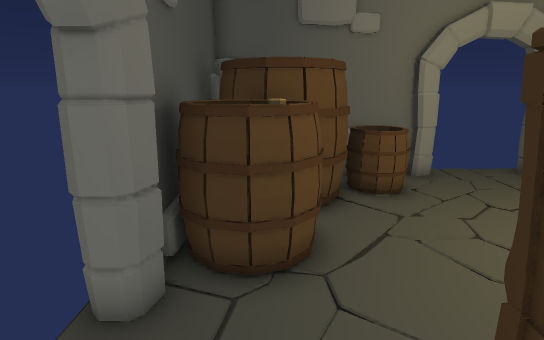
View 1 (above)

12 first-person views from a walk through a Unity game level. The camera is 1.5 m above the floor, tilts 14° down and sees 80° across. The floor is counted in squares, 0.5 m on a side. Each view is taken from the middle of a square. On the plan, view 1 faces up. The plan holds only what a view shows up to about 20 squares ahead; the rest is blank. Some surface patterns are stand-ins.

View 2
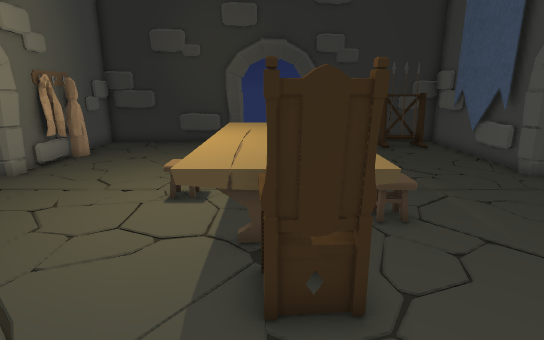

View 3
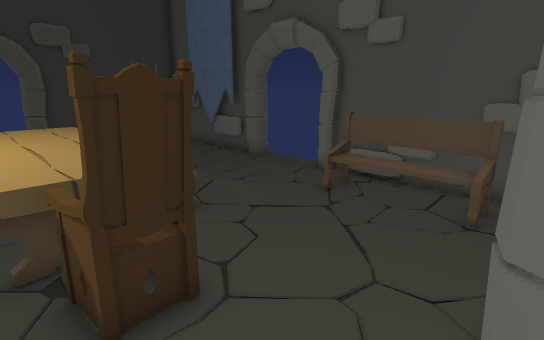

View 4
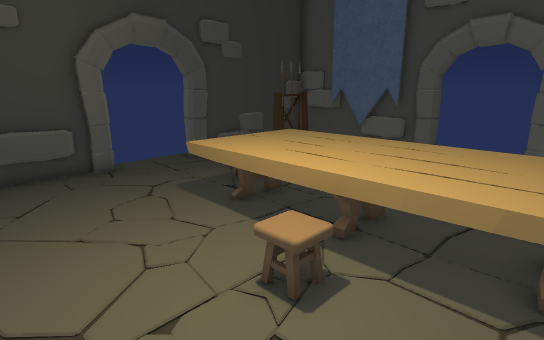

View 5
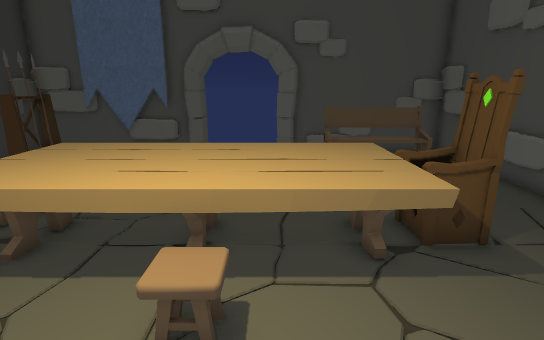

View 6
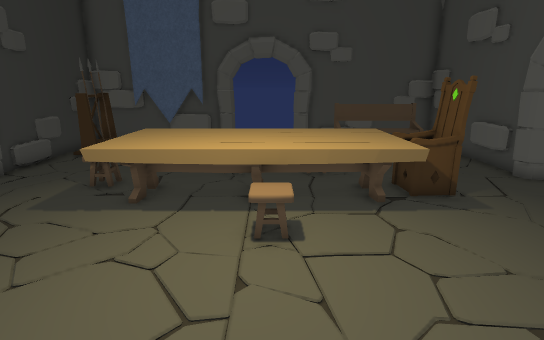

View 7
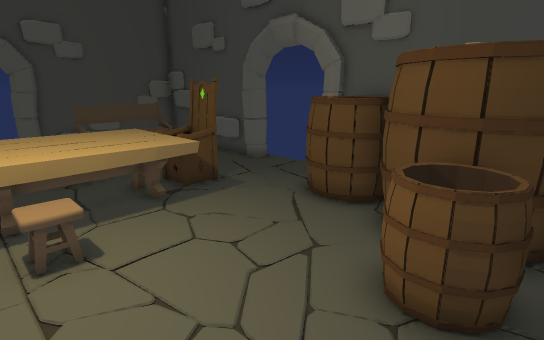

View 8
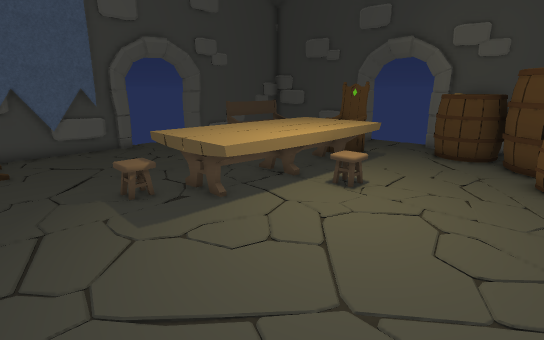

View 9
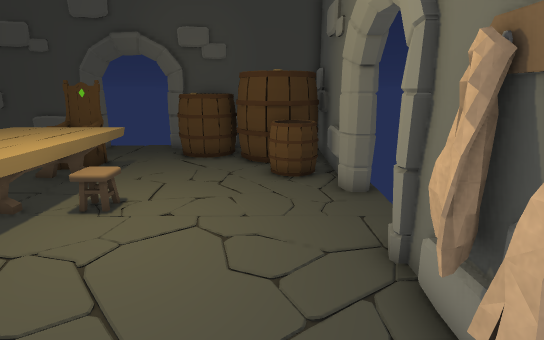

View 10
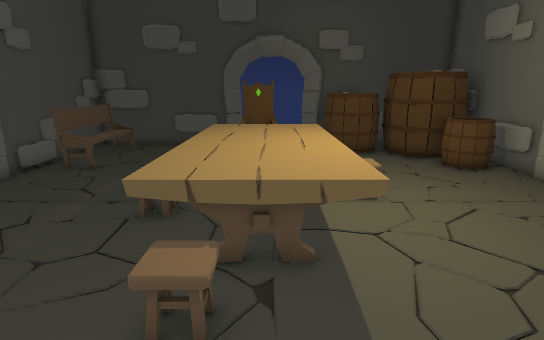

View 11
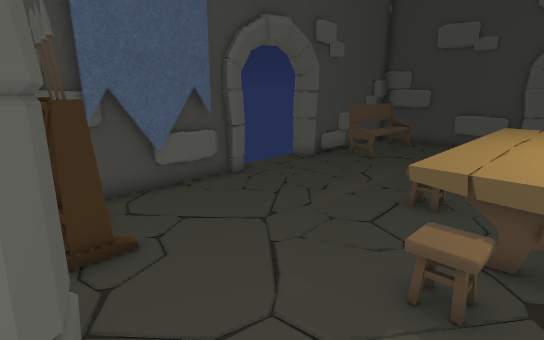

View 12
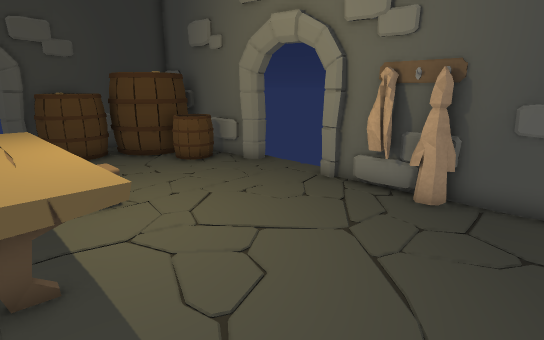

### Floor plan
Key: @ floor where view 1 was taken; # wall or solid block; . floor; B barrel; T throne; A table; R rack; E bench; O other object.
Columns run from 3 left of view 1 to 17 right of it. Each row starts with its distance up from view 1.
 12       # ##..##
 11  ##BB#####..#########
 10  #  BBBB............#
  9  #B BBBB............#
  8  #BBBB..............#
  7  #BBB...............#
  6  #BBB...............#
  5  #BBB...............#
  4 ## ....AAAAAAAA.....#
  3  .....AAAAAAAAA......
  2  ....TTAAAAAAAA......
  1  ....TTAAAAAAAAO.....
  0  #.@..AAAAAAAAA.....#
 -1  #......O..O........#
 -2  #..................#
 -3  #..................#
 -4  #................RR#
 -5  # E..O...........RR#
 -6  # EEEEE..........RR#
 -7   ########..#########
 -8         ##  ########

Positions as (right, up) in squares from view 1, and headings:
1: (0, 0), facing up
2: (-2, 2), facing right
3: (-2, 3), facing down-right
4: (4, 8), facing down-right
5: (6, 8), facing down
6: (7, 11), facing down
7: (8, 11), facing down-left
8: (16, 10), facing down-left
9: (15, 9), facing left
10: (16, 2), facing left
11: (17, 2), facing down-left
12: (16, 2), facing up-left
